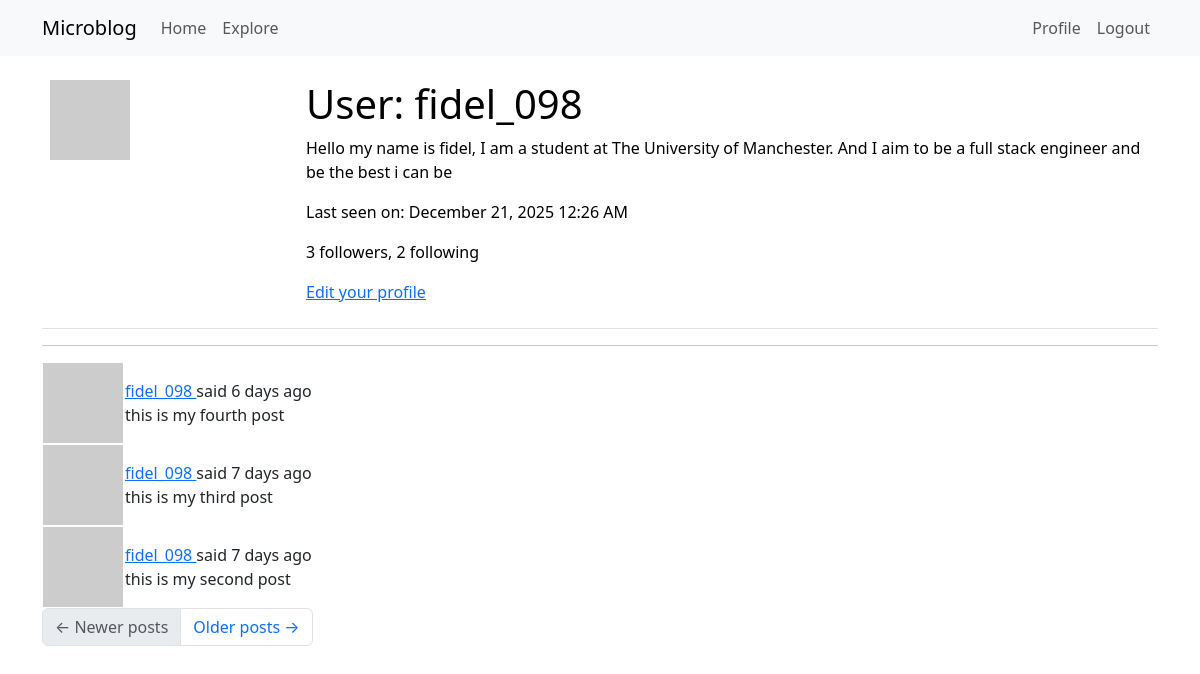
The page /user/fidel_098 (signed in) on the database as committed earlier.
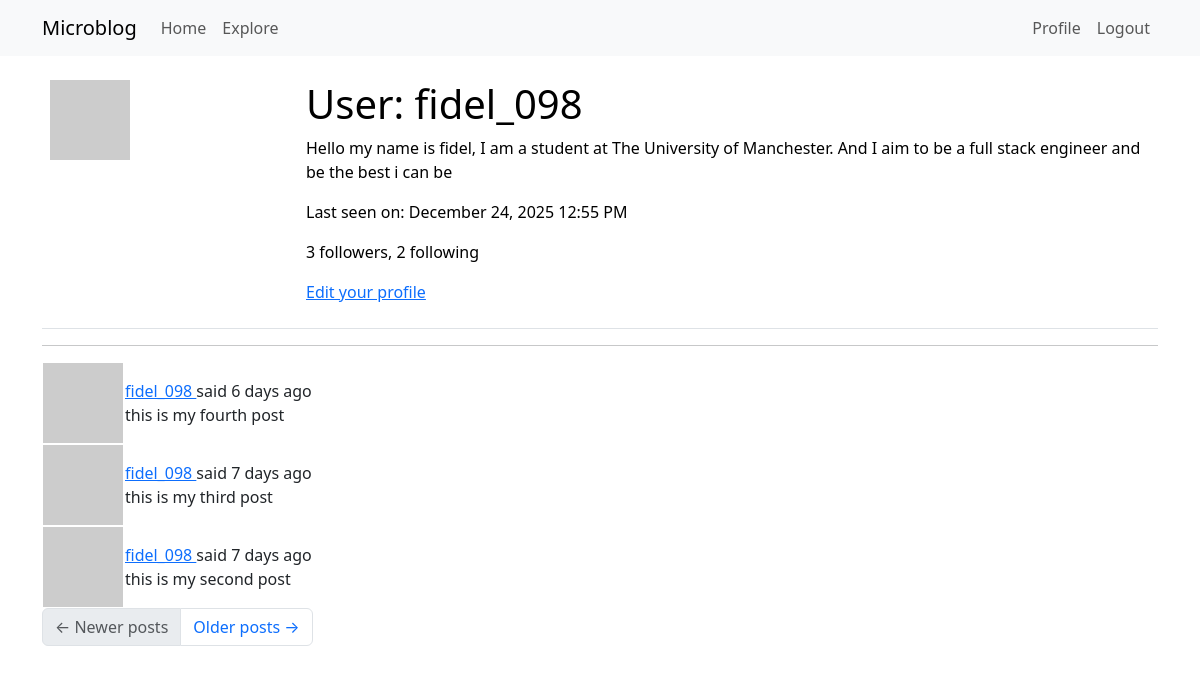
The same page on the database as committed later.
### app/models.py (models this page shows, shortened)
class User(UserMixin, db.Model):
    id: so.Mapped[int] = so.mapped_column(primary_key=True)
    username: so.Mapped[str] = so.mapped_column(sa.String(64), index=True, unique=True)
    email: so.Mapped[str] = so.mapped_column(sa.String(120), index=True, unique=True)
    password_hash: so.Mapped[Optional[str]] = so.mapped_column(sa.String(256))
    posts: so.WriteOnlyMapped['Post'] = so.relationship(back_populates='author')
    about_me: so.Mapped[Optional[str]] = so.mapped_column(sa.String(140))
    last_seen: so.Mapped[Optional[datetime]] = so.mapped_column(default=lambda:
                                datetime.now(timezone.utc))
    def avatar(self, size):
        digest = md5(self.email.lower().encode('utf-8')).hexdigest()
        return f'https://www.gravatar.com/avatar/{digest}?d=identicon&s={size}'
    following: so.WriteOnlyMapped['User'] = so.relationship(
        secondary=followers,
        primaryjoin=(followers.c.follower_id == id),
        secondaryjoin=(followers.c.followed_id == id),
        back_populates='followers')
    followers: so.WriteOnlyMapped['User'] = so.relationship(
        secondary=followers, primaryjoin=(followers.c.followed_id == id),
        secondaryjoin=(followers.c.follower_id == id),
        back_populates='following')
    def followers_count(self):
        query = sa.select(sa.func.count()).select_from(
            self.followers.select().subquery())
        return db.session.scalar(query)
    def following_count(self):
        query = sa.select(sa.func.count()).select_from(
            self.following.select().subquery())
        return db.session.scalar(query)

class Post(db.Model):
    id: so.Mapped[int] = so.mapped_column(primary_key=True)
    body: so.Mapped[str] = so.mapped_column(sa.String(140))
    timestamp: so.Mapped[datetime] = so.mapped_column(index=True, default=lambda : datetime.now(timezone.utc))
    user_id: so.Mapped[int] = so.mapped_column(sa.ForeignKey(User.id), index=True)
    author: so.Mapped[User] = so.relationship(back_populates='posts')

### app/routes.py (the view)
@app.route('/user/<username>')
@login_required
def user(username):
    user = db.first_or_404(sa.select(User).where(User.username ==username))
    page = request.args.get('page', 1, type=int)
    query = user.posts.select().order_by(Post.timestamp.desc())
    posts = db.paginate(query, page=page, per_page=app.config['POSTS_PER_PAGE'], error_out=False)
    prev_url=None
    next_url=None
    if posts.has_next:
        next_url = url_for('user', username=user.username, page=posts.next_num)
    else:
        None
    if posts.has_prev:
        prev_url = url_for('user',username=user.username, page=posts.prev_num)
    else:
        None
    form = EmptyForm()
    return render_template('user.html',form=form,
                           posts=posts.items, next_url=next_url,
                           prev_url=prev_url, user=user)

### app/__init__.py (called while the page is built)
def get_locale():
    return request.accept_languages.best_match(app.config['LANGUAGES'])

### app/models.py (called while the page is built)
@login.user_loader
def load_user(id):
    return db.session.get(User, int(id))

### app/routes.py (called while the page is built)
@app.before_request
def before_request():
    if current_user.is_authenticated:
        current_user.last_seen = datetime.now(timezone.utc)
        db.session.commit()
    g.locale = str(get_locale())

### app/templates/user.html (shortened to what this page needs)
 {%extends "base.html" %}
 {% block content %}
    <table class="table table-hover">
        <tr valign="top">
             <td width="256px"><img src = "{{ user.avatar(128) }}"></td>
             <td>
                <h1>{{ _('User') }}: {{ user.username }}</h1>
                {% if user.about_me %}<p>{{ user.about_me }}</p>{% endif %}
                {% if user.last_seen %}<p>{{ _('Last seen on') }}: {{ moment(user.last_seen).format('LLL') }}</p>{% endif %}
                 <p>{{ _('%(count)d followers', count=user.followers_count()) }}, {{ _('%(count)d following', count=user.following_count()) }}</p>
                 {% if user == current_user %}
                <p><a href="{{ url_for('edit_profile') }}">{{ _('Edit your profile') }}</a></p>
                {% endif %}
            </td>
        </tr>
    </table>
    <hr>
    {% for post in posts %}
        {% include '_post.html' %}
    {% endfor %}
    <nav aria-label="Post navigation">
        <ul class="pagination">
            <li class="page-item{% if not prev_url %} disabled{% endif %}">
                <a class="page-link" href="{{ prev_url }}">
                    <span aria-hidden="true">&larr;</span> Newer posts
                </a>
            </li>
            <li class="page-item{% if not next_url %} disabled{% endif %}">
                <a class="page-link" href="{{ next_url }}">
                    Older posts <span aria-hidden="true">&rarr;</span>
                </a>
            </li>
        </ul>
    </nav>
{% endblock %}

### app/templates/base.html (shortened to what this page needs)
<!doctype html>
<html>
    <head>
      <link
        href="https://cdn.jsdelivr.net/npm/bootstrap@5.3.2/dist/css/bootstrap.min.css"
        rel="stylesheet"
      >
    </head>
    <body>
        <nav class="navbar navbar-expand-lg bg-body-tertiary">
        <div class="container">
          <a class="navbar-brand" href="{{ url_for('index') }}">Microblog</a>
        <div class="collapse navbar-collapse" id="navbarSupportedContent">
          <ul class="navbar-nav me-auto mb-2 mb-lg-0">
            <li class="nav-item">
              <a class="nav-link" aria-current="page" href="{{ url_for('index') }}">Home</a>
            </li>
            <li class="nav-item">
              <a class="nav-link" aria-current="page" href="{{ url_for('explore') }}">Explore</a>
            </li>
          </ul>
          <ul class="navbar-nav mb-2 mb-lg-0">
          {% if current_user.is_anonymous %}
          <li class="nav-item">
              <a class="nav-link" aria-current="page" href="{{ url_for('login') }}">Login</a>
          </li>
            {% else %}
          <li class="nav-item">
              <a class="nav-link" aria-current="page" href="{{ url_for('user', username=current_user.username) }}">Profile</a>
          </li>
          <li class="nav-item">
              <a class="nav-link" aria-current="page" href="{{ url_for('logout') }}">Logout</a>
            </li>
          {% endif %}
        </ul>
        </div>
      </div>
    </nav>
    <div class="container mt-3">
        {% block content %}{% endblock %}
      </div>
  </body>
</html>

### app/templates/_post.html (shortened to what this page needs)
<table class=""table table-hover>
    <tr>
        <td width="70px">
            <a href="{{ url_for('user', username=post.author.username) }}">
            <img src="{{ post.author.avatar(36) }}">
            </a>
        </td>
        <td>
            {{ _('%(username)s said %(when)s',
                username=user_link, when=moment(post.timestamp).fromNow()) }}
                <br>
            {{ post.body }}
        </td>
    </tr>
</table>

Rows that differ between the two databases and show on the page:
changed User "fidel_098": last_seen "December 21, 2025 12:26 AM" → "December 24, 2025 12:55 PM"
